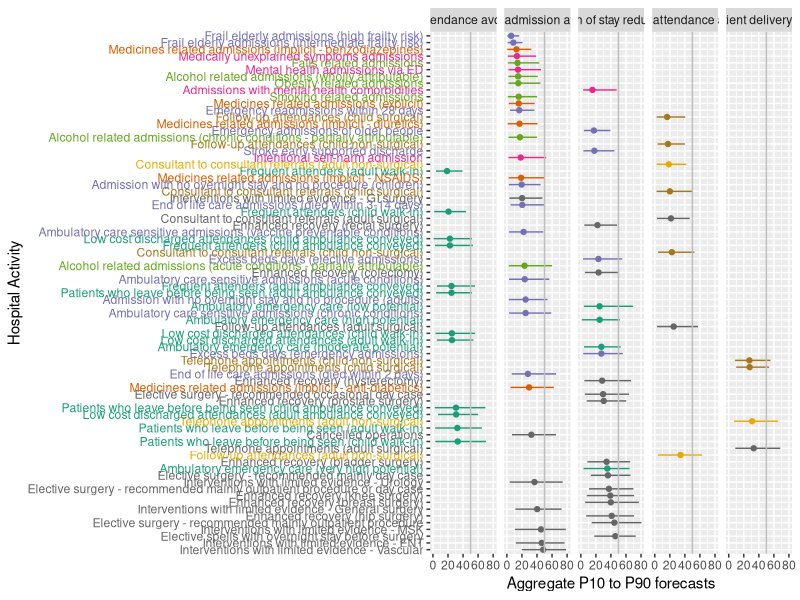
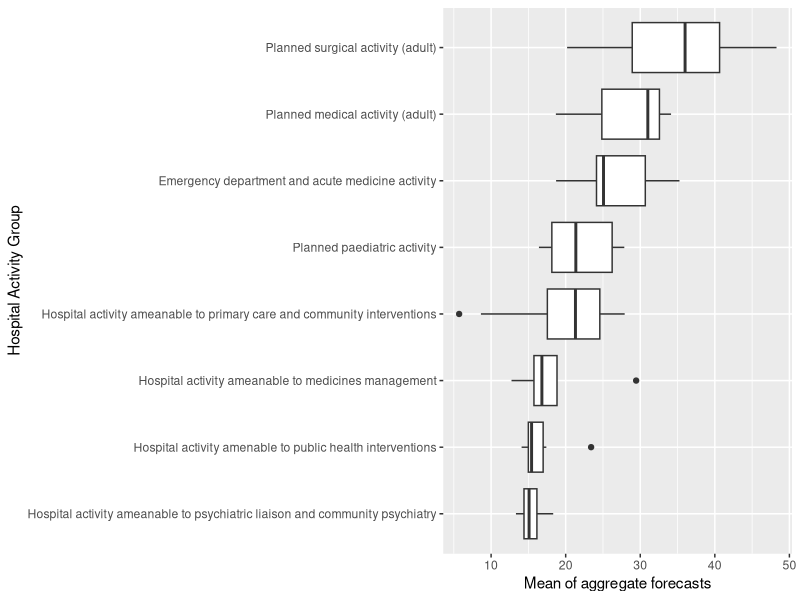
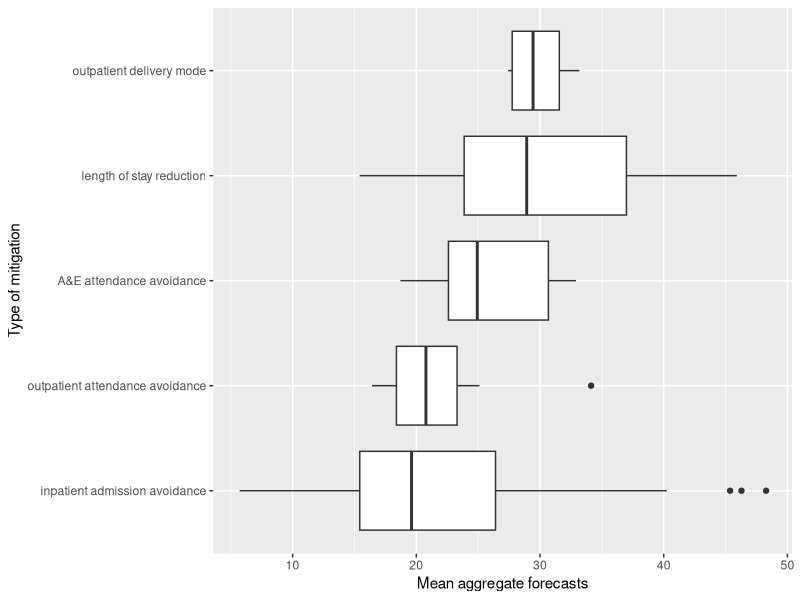
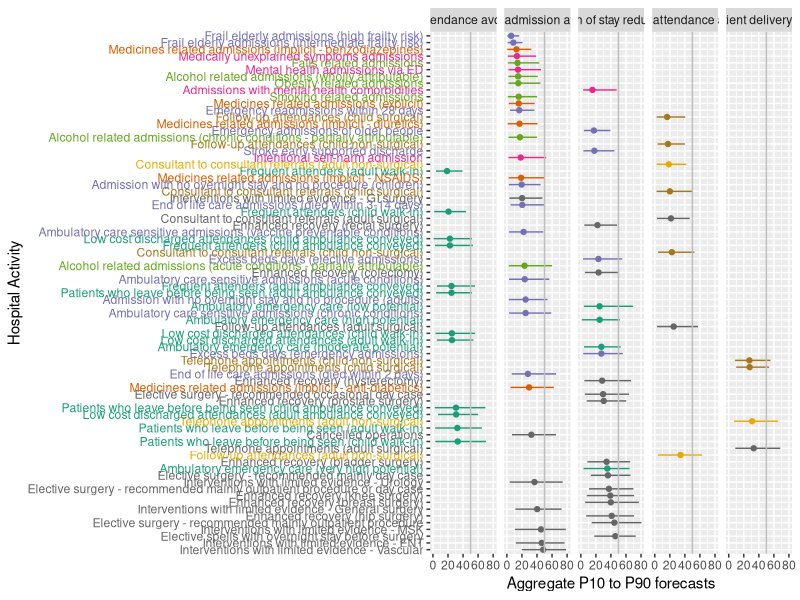
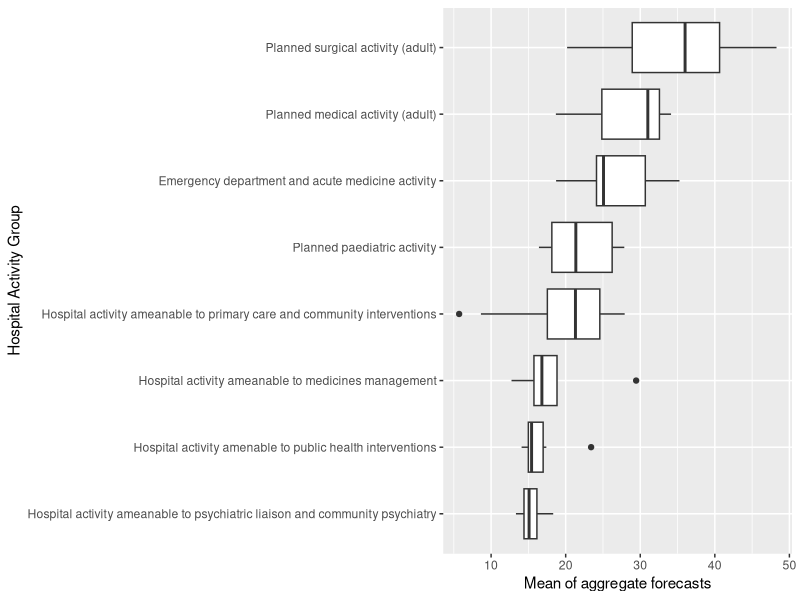
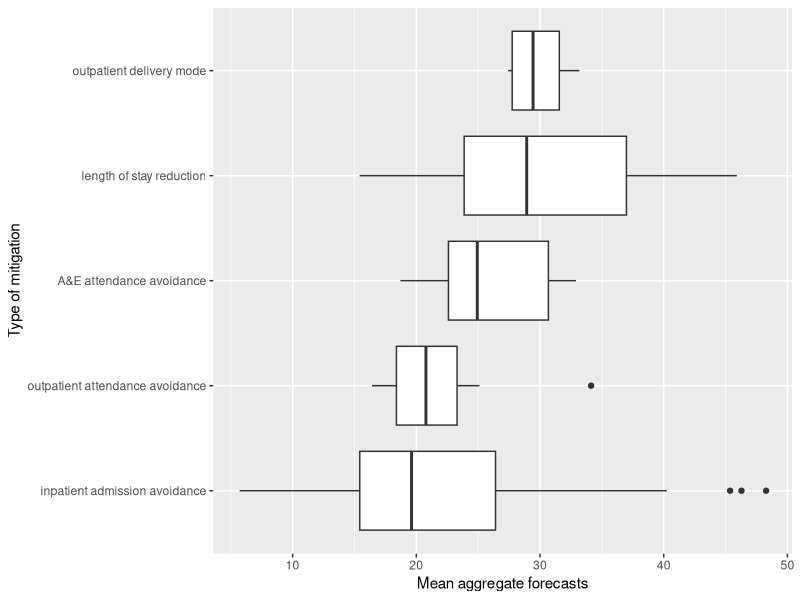

These figures' R source, in order:
# 0 set up ----
library(tidyverse)
library(here)
library(gridExtra)
library(reshape2)
library(RColorBrewer)

options(pillar.sigfig=4)
# This file produces summary statistics and three plots that are included in the report and paper 
# The plots are called
# Paper_Fig1_All.jpg
# Paper_Fig2_Boxplot.jpg
# Paper_Fig2_Boxplot.jpg

# 1 read results file ----
df <- as_tibble(read.csv(here('table_outputs', 'table1.csv'), header = TRUE))
df <- rename(df, p10=percentile10, p90=percentile90)
df$range <- df$p90-df$p10

# 2 summary statistics  ----
quantile(df$p10, seq(0,1,0.1))
quantile(df$p90, seq(0,1,0.1))
quantile(df$mean, seq(0,1,0.1))
quantile(df$range, seq(0,1,0.1))

# 2.1 summary statistics by groups  ----

df |> group_by (strategyLabel) |> 
  summarise(x=mean(mean), n=n()) |>
  arrange(x)


df |> group_by (strategyGroup, strategyType) |> 
      summarise(grp_mean=mean(mean), avg_range=mean(range), n=n()) |>
      arrange(grp_mean)

df |> group_by (strategyType) |> 
  summarise(x=mean(mean), y=mean(range), n=n()) |>
  arrange(x)

df |>
  group_by(strategyGroup) |>
  summarize(min_mean = min(mean), max_mean=max(mean), n=n())

# 3.1 Paper_Fig1_All.jpg  ----
df$strategyGroup <- as_factor(df$strategyGroup)

df$mycolors <- df$strategyGroup

df$mycolors <- "black"
df$mycolors [df$strategyGroup == levels(as_factor(df$strategyGroup))[1]] =brewer.pal(8,"Dark2")[1]
df$mycolors [df$strategyGroup == levels(as_factor(df$strategyGroup))[2]] =brewer.pal(8,"Dark2")[2]
df$mycolors [df$strategyGroup == levels(as_factor(df$strategyGroup))[3]] =brewer.pal(8,"Dark2")[3]
df$mycolors [df$strategyGroup == levels(as_factor(df$strategyGroup))[4]] =brewer.pal(8,"Dark2")[4]
df$mycolors [df$strategyGroup == levels(as_factor(df$strategyGroup))[5]] =brewer.pal(8,"Dark2")[5]
df$mycolors [df$strategyGroup == levels(as_factor(df$strategyGroup))[6]] =brewer.pal(8,"Dark2")[6]
df$mycolors [df$strategyGroup == levels(as_factor(df$strategyGroup))[7]] =brewer.pal(8,"Dark2")[7]
df$mycolors [df$strategyGroup == levels(as_factor(df$strategyGroup))[8]] =brewer.pal(8,"Dark2")[8]


df |>
  mutate(strategyLabel = fct_reorder(strategyLabel, -mean)) |>
  ggplot() +
  geom_segment(aes(x = p10, xend = p90,y = strategyLabel, yend = strategyLabel, color=strategyGroup))+
  geom_point(aes(x = mean, y = strategyLabel, color=strategyGroup)) +
  geom_vline(xintercept = 50, col='grey') +
  facet_grid (~strategyType) + 
  ylab("Hospital Activity") + xlab("Aggregate P10 to P90 forecasts") +
  scale_colour_brewer(palette = "Dark2") +
  theme(axis.text.y = element_text(color =  df |> arrange(desc(mean)) |> pull(mycolors))) +
  theme(legend.position="none") 

ggsave(filename = here('chart_outputs', 'Paper_Fig1_All.jpg'),
       width = 40, height = 20,
       units = 'cm',
       device = 'jpg')

# 3.2 Paper_Fig2_Boxplot.jpg  ----

ggplot(df, aes(x=reorder(strategyGroup, mean, FUN=median) , y=mean)) +
  geom_boxplot() + 
  coord_flip() + 
  xlab("Hospital Activity Group") + ylab("Mean of aggregate forecasts") # 700 x 900 on clipboard for paper

ggsave(filename = here('chart_outputs', 'Paper_Fig2_Boxplot.jpg'),
       width = 40, height = 20,
       units = 'cm',
       device = 'jpg')

# 3.3 Paper_Fig2_Boxplot.jpg  ----

ggplot(df, aes(x=reorder(strategyType, mean, FUN=median) , y=mean)) +
  geom_boxplot() + 
  coord_flip() + 
  xlab("Type of mitigation") + ylab("Mean aggregate forecasts") # 700 x 900 on clipboard for paper


ggsave(filename = here('chart_outputs', 'Paper_Fig3_Boxplot.jpg'),
       width = 40, height = 20,
       units = 'cm',
       device = 'jpg')
